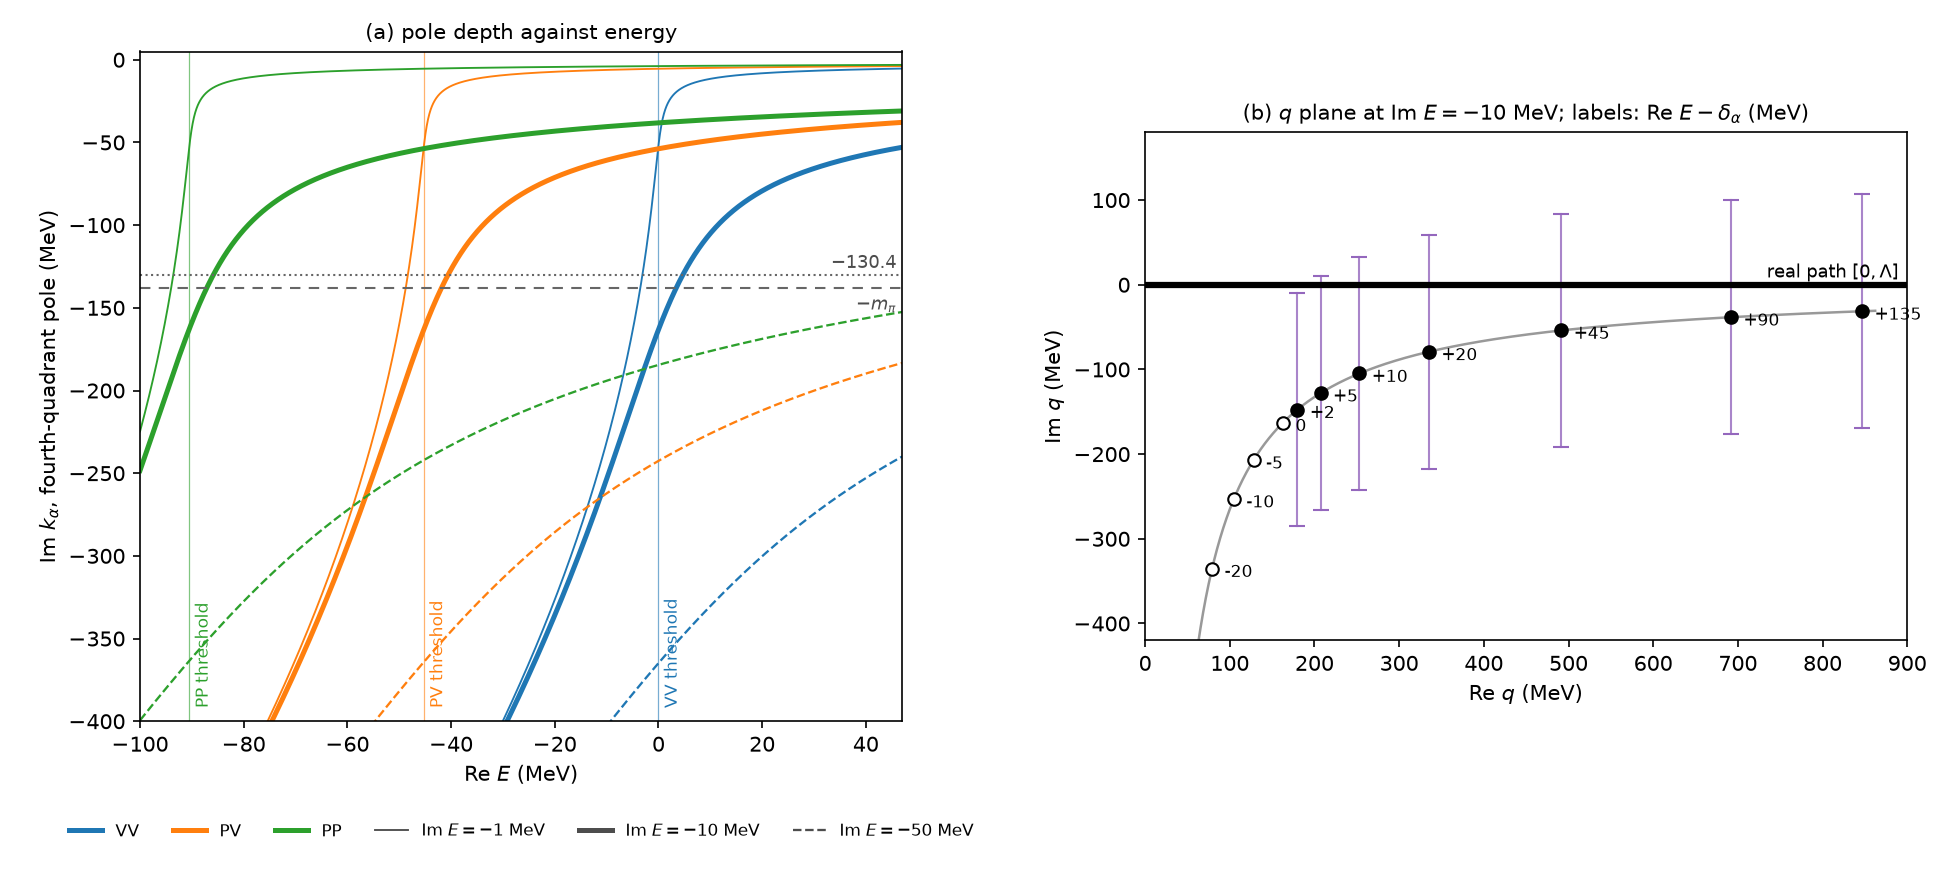

Python code for this plot:
# /// script
# dependencies = ["numpy>=1.26", "matplotlib>=3.8"]
# ///
"""On-shell momenta k_alpha(E), the propagator poles q = +-k_alpha of the LSE integrand, as functions of energy.

(a) Im k_alpha of the fourth-quadrant pole against Re E for Im E = -1, -10, -50 MeV. Above its threshold a
    channel is flipped and the path must pass below the pole; below it, above (notes/07-continued-lse.tex, S27).
(b) The q plane at Im E = -10 MeV. k depends on E only through E - delta_alpha (and mu_alpha, equal to 1%), so
    one trajectory serves all channels; points are labelled by Re E - delta_alpha. For flipped poles the bar runs
    between q = k -+ i m_pi, the exchanged-meson branch points of V(k, q; E) with the outgoing momentum on shell
    (S33, S36); they matter only for on-shell T and couplings.
Run: uv run --script notes/07-continued-lse/onshell_poles.py
Writes notes/07-continued-lse/onshell_poles.png and prints the numbers quoted with it. Not a check. Units MeV.
"""
from pathlib import Path

import matplotlib
import numpy as np
from matplotlib.lines import Line2D

matplotlib.use("Agg")
import matplotlib.pyplot as plt  # noqa: E402

mB, mV, mpi = 5279.52, 5324.75, 138.039
dm = mV - mB
CH = {"VV": (0.0, mV / 2), "PV": (-dm, mB * mV / (mB + mV)), "PP": (-2 * dm, mB / 2)}  # (delta, mu)
COLORS = {"VV": "tab:blue", "PV": "tab:orange", "PP": "tab:green"}
TB_PVPV = 130.4  # three-body branch point of V_{PV<-PV}(k5, q) at q ~ k5 -+ i sqrt(m_pi^2 - Delta m^2) (note 07, S32)
ABOVE = (-40, -20, -10, -5, 0, 2, 5, 10, 20, 45, 90, 135)  # Re E - delta for panel (b)


def k4(E, ch):
    """Fourth-quadrant pole for Im E < 0: principal root of 2 mu (E - delta)."""
    delta, mu = CH[ch]
    return np.sqrt(2 * mu * (np.asarray(E, dtype=complex) - delta))


# ---- numbers quoted with the figure
print("poles at the note-07 path-table energies:")
for E in (-67.85 - 10j, -22.62 - 10j):
    print(f"  E = {E}: " + ", ".join(f"{c} {k4(E, c):.2f}" for c in CH))
print("\nflipped pole at its threshold, sqrt(mu |Im E|)(1 - i):")
for eta in (1, 10, 50):
    print(f"  Im E = -{eta}: " + ", ".join(f"{c} {np.sqrt(CH[c][1] * eta):.1f}" for c in CH))
print("\nhow far above threshold the flipped pole is deeper than a given depth b (Im E = -eta):")
for eta in (1, 10, 50):
    for b in (mpi, TB_PVPV):
        mu = CH["PV"][1]
        a = mu * eta / b
        dE = (a * a - b * b) / (2 * mu)
        print(f"  Im E = -{eta}, depth {b:.1f}: " + (f"Re E - delta < {dE:.2f} MeV" if dE > 0 else "never above threshold"))
print("\npanel (b) points, Re E - delta: k (PV masses)")
for x in ABOVE:
    print(f"  {x:5g}: {k4(CH['PV'][0] + x - 10j, 'PV'):.1f}")

# ---- figure
fig, (ax1, ax2) = plt.subplots(1, 2, figsize=(13, 5.8))
reE = np.linspace(-100, 47, 2941)
for c in CH:
    delta = CH[c][0]
    for eta, ls, lw in ((1, "-", 0.9), (10, "-", 2.4), (50, "--", 1.1)):
        ax1.plot(reE, k4(reE - 1j * eta, c).imag, ls, color=COLORS[c], lw=lw)
    ax1.axvline(delta, color=COLORS[c], lw=0.6, alpha=0.6)
    ax1.text(delta + 1, -392, f"{c} threshold", color=COLORS[c], fontsize=8, rotation=90, va="bottom")
ax1.axhline(-mpi, color="0.4", ls=(0, (5, 4)), lw=1)
ax1.axhline(-TB_PVPV, color="0.4", ls=":", lw=1)
ax1.text(46, -mpi - 13, "$-m_\\pi$", fontsize=8.5, color="0.3", ha="right")
ax1.text(46, -TB_PVPV + 4, "$-130.4$", fontsize=8.5, color="0.3", ha="right")
handles = [Line2D([], [], color=COLORS[c], lw=2.4, label=c) for c in CH]
handles += [Line2D([], [], color="0.3", lw=lw, ls=ls, label=f"Im $E=-{eta}$ MeV")
            for eta, ls, lw in ((1, "-", 0.9), (10, "-", 2.4), (50, "--", 1.1))]
ax1.legend(handles=handles, fontsize=8, loc="upper center", bbox_to_anchor=(0.5, -0.13), ncol=6, frameon=False)
ax1.set_xlim(-100, 47)
ax1.set_ylim(-400, 5)
ax1.set_xlabel("Re $E$ (MeV)")
ax1.set_ylabel("Im $k_\\alpha$, fourth-quadrant pole (MeV)")
ax1.set_title("(a) pole depth against energy", fontsize=10)

mu = CH["PV"][1]
x = np.linspace(-45, 140, 800)
traj = np.sqrt(2 * mu * (x - 10j))
ax2.plot(traj.real, traj.imag, color="0.6", lw=1.2, zorder=0)
for xv in ABOVE:
    k = np.sqrt(2 * mu * (xv - 10j))
    if xv > 0:
        ax2.plot([k.real, k.real], [k.imag - mpi, k.imag + mpi], color="tab:purple", lw=1, alpha=0.8)
        ax2.plot([k.real] * 2, [k.imag - mpi, k.imag + mpi], "_", color="tab:purple", ms=8)
    ax2.plot(k.real, k.imag, "o", ms=6, color="k", mfc="k" if xv > 0 else "white", zorder=3)
    ax2.annotate(f"{xv:+g}" if xv else "0", (k.real, k.imag), xytext=(6, -4), textcoords="offset points", fontsize=8)
ax2.plot([0, 900], [0, 0], color="k", lw=3, solid_capstyle="butt")
ax2.text(890, 8, "real path $[0,\\Lambda]$", ha="right", fontsize=8.5)
ax2.set_xlim(0, 900)
ax2.set_ylim(-420, 180)
ax2.set_aspect("equal")
ax2.set_xlabel("Re $q$ (MeV)")
ax2.set_ylabel("Im $q$ (MeV)")
ax2.set_title("(b) $q$ plane at Im $E=-10$ MeV; labels: Re $E-\\delta_\\alpha$ (MeV)", fontsize=10)
fig.tight_layout()
out = Path(__file__).with_suffix(".png")
fig.savefig(out, dpi=150)
print("\nwrote", out)
